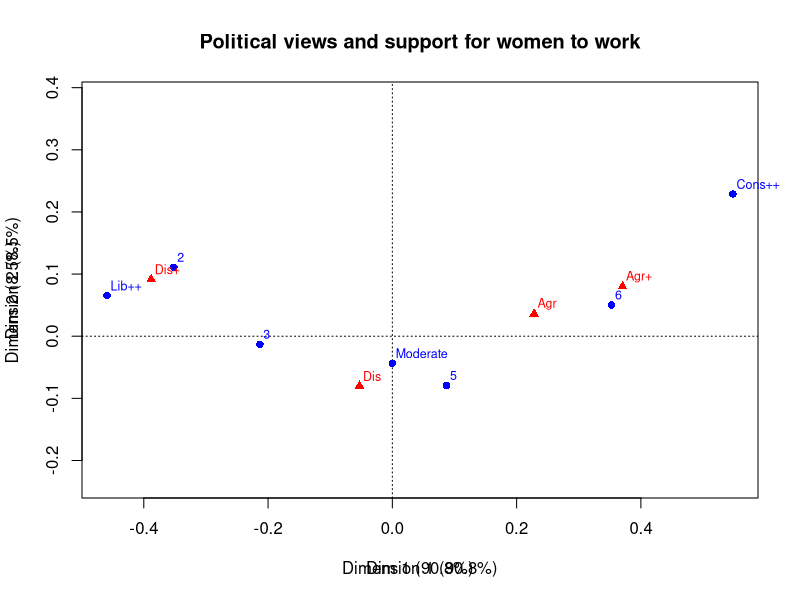
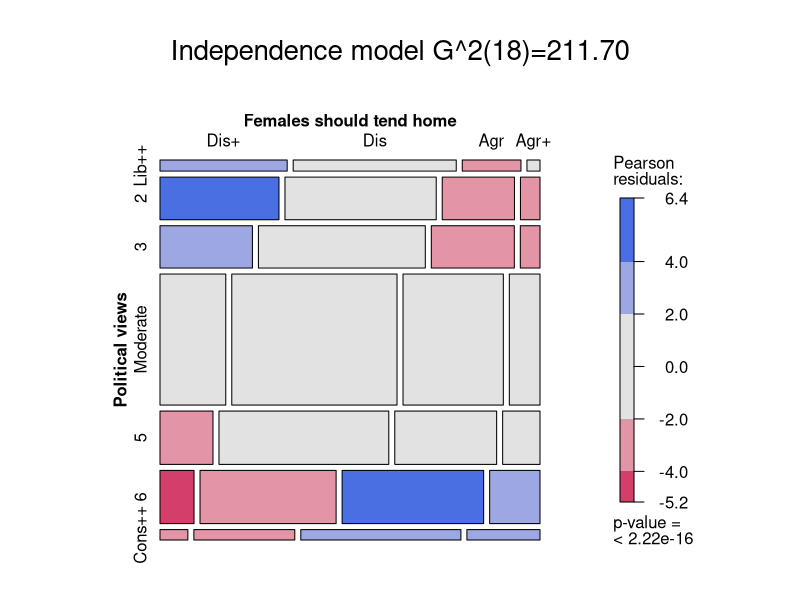
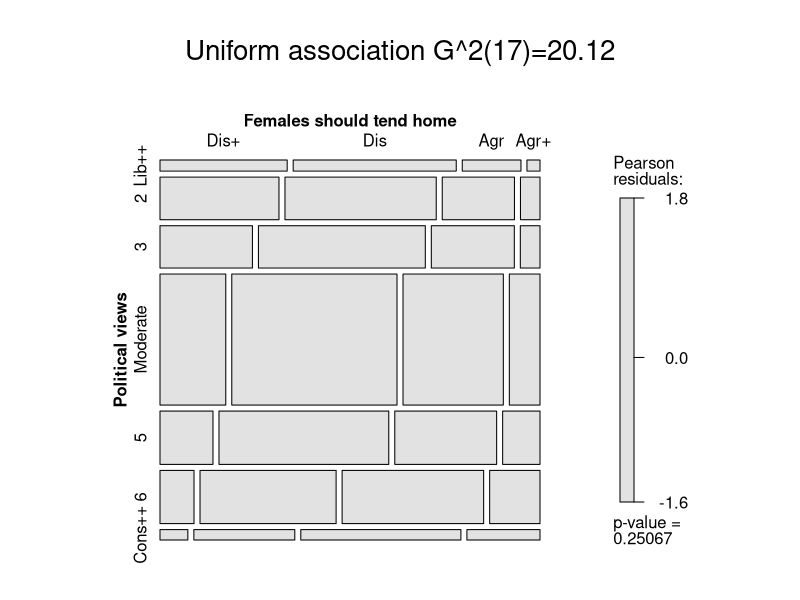
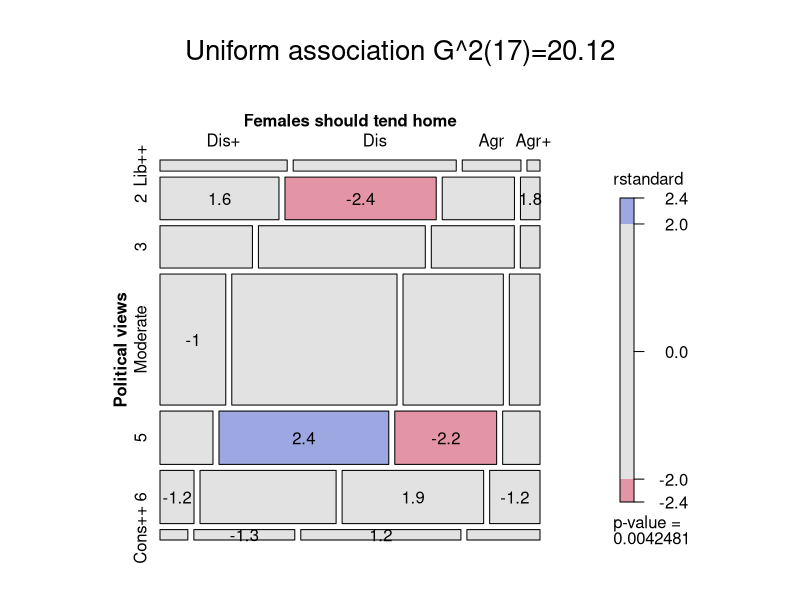
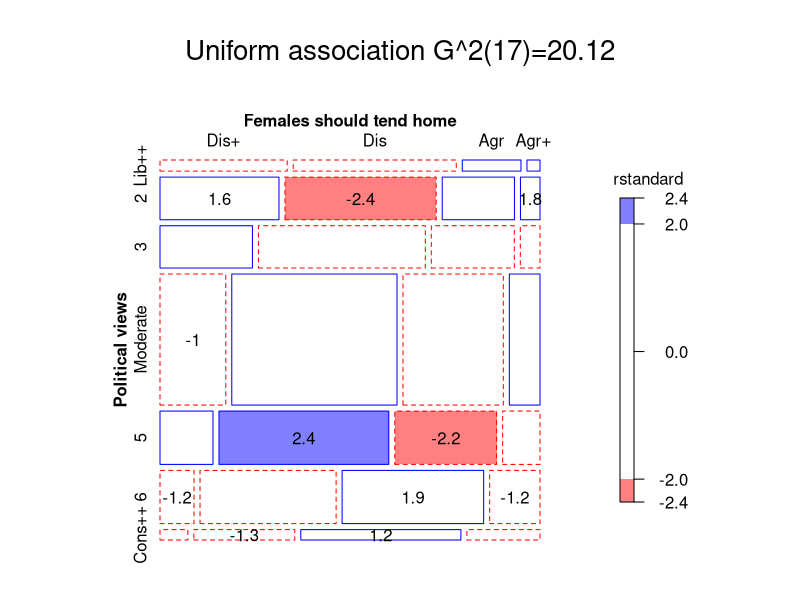

The R script that drew these images, in order: (Note: this script raises an error after producing the figures.)
# Wong2-3  Political views and support for women to work

library(vcdExtra)
# Data from Wong, R. (2010), Association Models, Los Angeles: Sage, Number 07-164
#      Table 2.3A, from the General Social Survey, 1998-2000.
# Questions:
#   polviews:  Think of self as liberal or conservative
#   fefam:     Better for men to work and women to tend home

Freq<-c(39, 50, 18,  4,
       140,178, 85, 23,
       108,195, 97, 23,
       238,598,363,111,
        78,250,150, 55,
        50,200,208, 74,
         8, 29, 46, 21)
polviews<- gl(7,4)
fefam <- gl(4,1,length=28)

# create better labels for levels in mosaic()
## but, this screws up parameter names: use set_labels instead
#polviews <- factor(polviews, labels=c("Lib++", "2", "3", "Moderate", "5", "6", "Cons++"))
#fefam <- factor(fefam, labels=c("Dis+", "Dis", "Agr", "Agr+"))
#
long.vnames <- list(set_varnames = c(polviews="Political views", fefam="Females should tend home"))
long.lnames <- list(polviews = c("Lib++", "2", "3", "Moderate", "5", "6", "Cons++"),
                    fefam = c("Dis+", "Dis", "Agr", "Agr+"))


# numeric versions for U, R, C, RC models
Rscore<-as.numeric(polviews)
Cscore<-as.numeric(fefam)

# make a data frame
Wong23 <- data.frame(Freq, polviews, fefam, Rscore, Cscore)

####################################
# do a correspondence analysis first, to see the row/category relations
Wong23.xtab <- xtabs(Freq ~ polviews+fefam, data=Wong23)
dimnames(Wong23.xtab) <- long.lnames
library(ca)

plot(ca(Wong23.xtab))
title(main="Political views and support for women to work", 
      xlab="Dim 1 (90.8%)", ylab="Dim 2 (8.5%)")


####################################


## OK now, gives warning
Wong23.O <- gnm(Freq~polviews+fefam, family=poisson, data=Wong23)
 
# OK, with formula
mosaic(Wong23.O, main=paste("Independence model", modFit(Wong23.O)), 
	formula=~polviews+fefam,
	labeling_args=long.vnames, set_labels=long.lnames)

####################################
# Uniform association model

Wong23.U<-gnm(Freq~polviews+fefam+Rscore:Cscore,family=poisson,tolerance = 1e-12, data=Wong23)
anova(Wong23.U)
# OK, w/o formula
mosaic(Wong23.U, main=paste("Uniform association", modFit(Wong23.U)),
	formula=~polviews+fefam,
	labeling_args=long.vnames, set_labels=long.lnames)

# display standardized residuals
mosaic(Wong23.U, formula=~polviews+fefam, main=paste("Uniform association", modFit(Wong23.U)),
	labeling_args=long.vnames, set_labels=long.lnames, residuals_type="rstandard",
	labeling=labeling_residuals, suppress=1)

# compare with gp=shading_Friendly)
mosaic(Wong23.U, formula=~polviews+fefam, main=paste("Uniform association", modFit(Wong23.U)),
	labeling_args=long.vnames, set_labels=long.lnames, residuals_type="rstandard",
	labeling=labeling_residuals, suppress=1, gp=shading_Friendly)

####################################

# Model B - R: Row Effects
Wong23.R<-gnm(Freq~polviews+fefam+Cscore:polviews,family=poisson, data=Wong23)
anova(Wong23.R)
mosaic(Wong23.R, formula=~polviews+fefam, main="Row effects model",
	labeling_args=long.vnames, set_labels=long.lnames, residuals_type="rstandard",
	labeling=labeling_residuals, suppress=1, gp=shading_Friendly)

#####################################
# Model C - C: Column Effect
Wong23.C<-gnm(Freq~polviews+fefam+Rscore:fefam,family=poisson, data=Wong23)
anova(Wong23.C)
mosaic(Wong23.C, formula=~polviews+fefam, main="Column effects model",
	labeling_args=long.vnames, set_labels=long.lnames, residuals_type="rstandard",
	labeling=labeling_residuals, suppress=1, gp=shading_Friendly)
	
#####################################
# Model D - R+C: Row and Column Effect
oldopt <- options(contrasts = c(factor="contr.treatment", ordered="contr.treatment"))
Wong23.RplusC<-gnm(Freq~polviews+fefam+Rscore:Cscore+Cscore:polviews+Rscore:fefam,
         constrain=c(17,20),constrainTo=c(0,0),
         family=poisson,tolerance = 1e-12)
anova(Wong23.RplusC)
mosaic(Wong23.RplusC, formula=~polviews+fefam, main="Column effects model",
	labeling_args=long.vnames, set_labels=long.lnames, residuals_type="rstandard",
	labeling=labeling_residuals, suppress=1, gp=shading_Friendly)

options(oldopt)

#####################################
# Model E - RC: RC(1) model
Wong23.RC1<-gnm(Freq~polviews+fefam+Mult(1,polviews,fefam),
         family=poisson,tolerance = 1e-12)

mosaic(Wong23.RC1, formula=~polviews+fefam, main="RC(1) model",
	labeling_args=long.vnames, set_labels=long.lnames, residuals_type="rstandard",
	labeling=labeling_residuals, suppress=1, gp=shading_Friendly)

#####################################
# Summarize the collection of models
models <- list(Indep=Wong23.O, Uniform=Wong23.U, RowEff=Wong23.R, ColEff=Wong23.C, RplusC=Wong23.RplusC, RC1=Wong23.RC1)
res <- lapply(models, residuals)
boxplot(as.data.frame(res), main="Residuals from various models")

aic <- t(as.data.frame(lapply(models, extractAIC)))
colnames(aic) <- c("df", "AIC")
aic
# sort by df
aic <- aic[order(aic[,1]),]
plot(aic, type = "b", main="AIC plot")
text(aic, labels=rownames(aic), pos=1)

######################################
# compare models;  they are not nested, so only some Chisq tests make sense
anova(Wong23.O, Wong23.U, Wong23.R, Wong23.C, Wong23.RplusC, Wong23.RC1)

anova(Wong23.O, Wong23.U, Wong23.R, Wong23.RplusC, test="Chisq")
anova(Wong23.O, Wong23.U, Wong23.C, Wong23.RplusC, test="Chisq")
